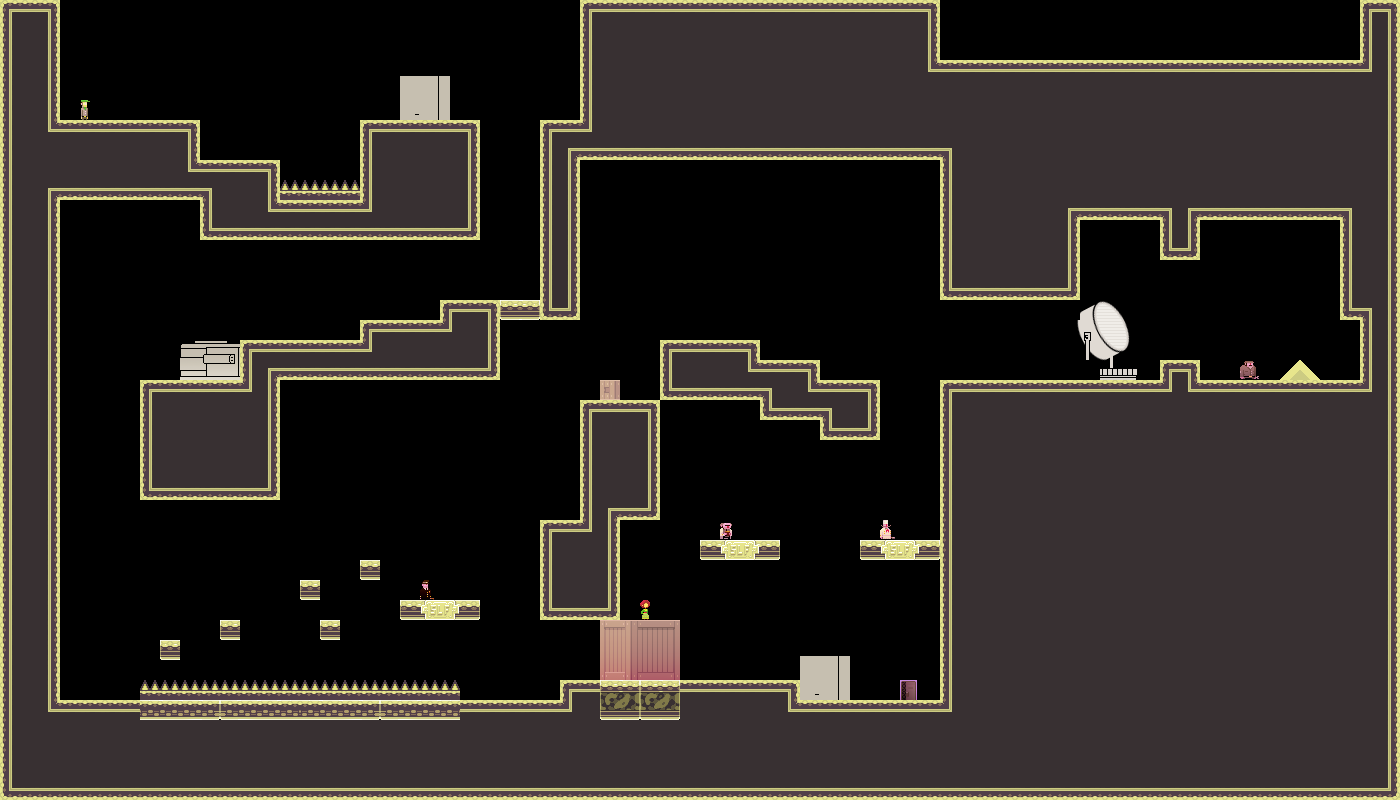

Tiled map render using the project's own tile images. Description and the map definition, with tile-layer contents summarised, below:
An orthogonal 70x40 tile map with 20x20 px tiles, 1 tile layer (bg) and 1 object.

<map version="1.0" orientation="orthogonal" width="70" height="40" tilewidth="20" tileheight="20">
 <tileset firstgid="1" name="tiles_military" tilewidth="20" tileheight="20">
  <image source="../../../../XNAModeContent/Lemonade/tiles_military.png" width="400" height="400" />
  <terraintypes>
   <terrain name="solid" tile="151" />
   <terrain name="hollow" tile="94" />
  </terraintypes>
  <tile id="8" terrain=",,,1" />
  <tile id="9" terrain=",,1,1" />
  <tile id="10" terrain=",,1,1" />
  <tile id="11" terrain=",,1,1" />
  <tile id="12" terrain=",,1,1" />
  <tile id="13" terrain=",,1,1" />
  <tile id="14" terrain=",,1," />
  <tile id="15" terrain="1,1,1," />
  <tile id="16" terrain="1,1,,1" />
  <tile id="28" terrain=",1,,1" />
  <tile id="34" terrain="1,,1," />
  <tile id="35" terrain="1,,1,1" />
  <tile id="36" terrain=",1,1,1" />
  <tile id="48" terrain=",1,,1" />
  <tile id="54" terrain="1,,1," />
  <tile id="68" terrain=",1,,1" />
  <tile id="74" terrain="1,,1," />
  <tile id="88" terrain=",1,,1" />
  <tile id="94" terrain="1,,1," />
  <tile id="108" terrain=",1,,1" />
  <tile id="114" terrain="1,,1," />
  <tile id="128" terrain=",1,," />
  <tile id="129" terrain="1,1,," />
  <tile id="130" terrain="1,1,," />
  <tile id="131" terrain="1,1,," />
  <tile id="132" terrain="1,1,," />
  <tile id="133" terrain="1,1,," />
  <tile id="134" terrain="1,,," />
  <tile id="148" terrain=",,,0" />
  <tile id="149" terrain=",,0,0" />
  <tile id="150" terrain=",,0," />
  <tile id="151" terrain="0,0,0," />
  <tile id="152" terrain="0,0,," />
  <tile id="153" terrain="0,0,,0" />
  <tile id="168" terrain=",0,,0" />
  <tile id="170" terrain="0,,0," />
  <tile id="171" terrain="0,,0," />
  <tile id="173" terrain=",0,,0" />
  <tile id="188" terrain=",0,," />
  <tile id="189" terrain="0,0,," />
  <tile id="190" terrain="0,,," />
  <tile id="191" terrain="0,,0,0" />
  <tile id="192" terrain=",,0,0" />
  <tile id="193" terrain=",0,0,0" />
  <tile id="194" terrain="0,0,0,0" />
  <tile id="195" terrain="1,1,1,1" />
  <tile id="356">
   <properties>
    <property name="LargeCrate" value="" />
   </properties>
  </tile>
  <tile id="380">
   <properties>
    <property name="Andre" value="" />
   </properties>
  </tile>
  <tile id="381">
   <properties>
    <property name="Liselot" value="" />
   </properties>
  </tile>
  <tile id="382">
   <properties>
    <property name="Amsterdaam" value="" />
   </properties>
  </tile>
  <tile id="383">
   <properties>
    <property name="Worker" value="" />
   </properties>
  </tile>
  <tile id="384">
   <properties>
    <property name="Inspector" value="" />
   </properties>
  </tile>
  <tile id="385">
   <properties>
    <property name="Chef" value="" />
   </properties>
  </tile>
  <tile id="386">
   <properties>
    <property name="Exit" value="" />
   </properties>
  </tile>
  <tile id="387">
   <properties>
    <property name="Trampoline" value="" />
   </properties>
  </tile>
  <tile id="388">
   <properties>
    <property name="SmallCrate" value="" />
   </properties>
  </tile>
  <tile id="389">
   <properties>
    <property name="SugarBag" value="" />
   </properties>
  </tile>
 </tileset>
 <layer name="bg" width="70" height="40">
  <data>[2800 cells, 1605 non-empty, 109 distinct tile ids]</data>
 </layer>
 <objectgroup name="boxes" width="70" height="40">
  <object x="80" y="340">
   <polyline points="0,0 0,300" />
  </object>
 </objectgroup>
</map>
